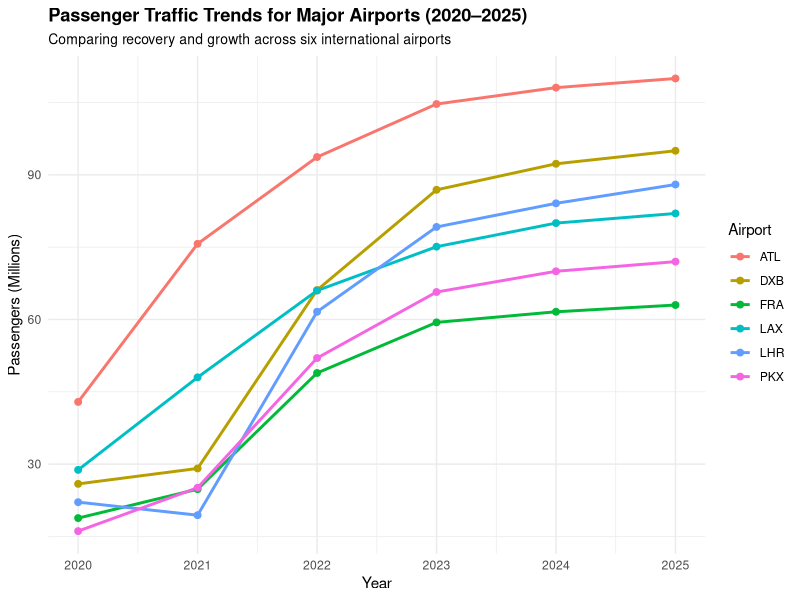

This figure's R source:

#Load Data
library(dplyr)
library(tidyr)
library(knitr)
library(ggplot2)

airports <- tibble(
  airport = c("ATL", "FRA", "PKX", "LAX", "DXB", "LHR"),
  `2020` = c(42.9, 18.8, 16.1, 28.8, 25.9, 22.1),
  `2021` = c(75.7, 24.8, 25.1, 48.0, 29.1, 19.4),
  `2022` = c(93.7, 48.9, 52.0, 66.0, 66.1, 61.6),
  `2023` = c(104.7, 59.4, 65.7, 75.1, 86.9, 79.2),
  `2024` = c(108.1, 61.6, 70.0, 80.0, 92.3, 84.1),
  `2025` = c(110.0, 63.0, 72.0, 82.0, 95.0, 88.0)
)

#Clean Data
airports_tidy <- airports %>%
  pivot_longer(
    cols = -airport,
    names_to = "year",
    values_to = "passengers_millions"
  ) %>%
  mutate(
    year = as.numeric(year)
  ) %>%
  arrange(airport, year)

#Create Table
airports_table <- airports_tidy %>%
  mutate(passengers_millions = round(passengers_millions, 1)) %>%
  pivot_wider(
    names_from = year,
    values_from = passengers_millions
  ) %>%
  arrange(airport)

kable(
  airports_table,
  col.names = c("Airport", "2020", "2021", "2022", "2023", "2024", "2025"),
  caption = "Passenger Traffic (Millions) for Selected Major Airports (2020–2025)"
)

# Create Plot
airport_plot = ggplot(
  data = airports_tidy, aes(x = year, y = passengers_millions, color = airport, group = airport)
) +
  geom_line(size = 1) +
  geom_point(size = 2) +
  labs(
    title = "Passenger Traffic Trends for Major Airports (2020–2025)",
    subtitle = "Comparing recovery and growth across six international airports",
    x = "Year",
    y = "Passengers (Millions)",
    color = "Airport"
  ) +
  scale_x_continuous(breaks = 2020:2025) +
  theme_minimal() +
  theme(
    plot.title = element_text(face = "bold"),
    plot.subtitle = element_text(size = 10),
    legend.position = "right"
  )
